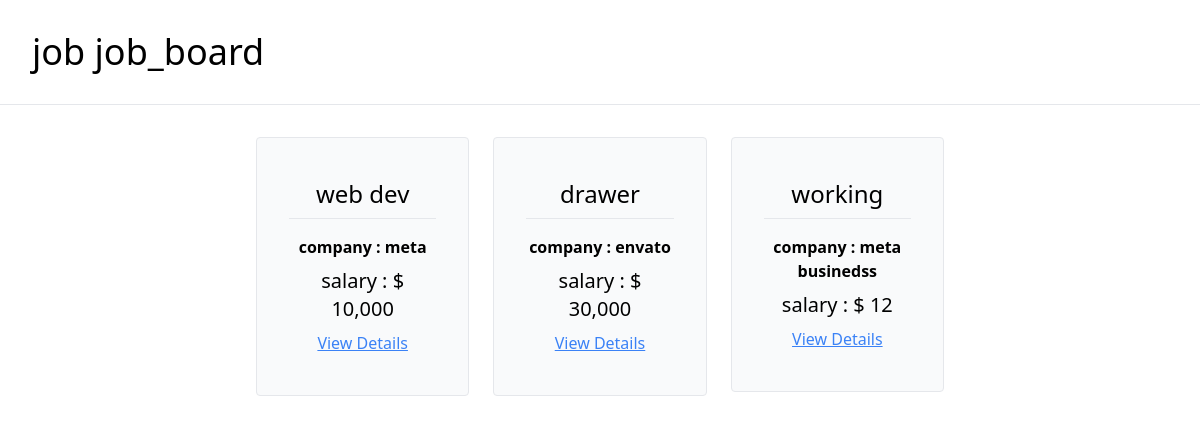
The page / on the database its author committed.
### job_board/models.py (models this page shows, shortened)
class JobPosting(models.Model):
    title= models.CharField(max_length=200)
    description = models.TextField()
    company = models.CharField(max_length=100)
    salary = models.IntegerField()
    is_active = models.BooleanField(default=False)

### job_board/views.py (the view)
# urls.py: path('', main, name = 'main'),
def main(request):
    active_jobs = JobPosting.objects.filter(is_active = True)
    context = {
        'active_jobs' : active_jobs
    }
    return HttpResponse( render(request,"job_board/jobs_post.html",context))

### job_board/templates/job_board/jobs_post.html (shortened to what this page needs)
{% extends "job_board/_base.html" %} {% load humanize %}
  {% block content %}
  <div class="flex justify-center w-10/12 mx-auto flex-wrap gap-6">
    {% for post in active_jobs %}
    <a class="w-1/4 text-center" href="{% url 'details' post.pk  %}">
      <div
        class="border rounded px-8 py-10 bg-gray-50 hover:bg-gray-100 hover:cursor-pointer"
      >
        <p class="text-2xl pb-2">{{post.title}}</p>
        <hr class="py-2" />
        <p class="font-semibold pb-2">company : {{post.company}}</p>
        <p class="text-xl pb-2">salary : $ {{post.salary | intcomma}}</p>
        <p
          class="underline underline-offest-2 text-blue-500 hover:text-blue-400"
        >
          View Details
        </p>
      </div>
    </a>
    {% endfor %}
  </div>
  {% endblock content %}

### rows shown on the page
JobPosting: title "web dev", company "meta", salary "10,000"
JobPosting: title "drawer", company "envato", salary "30,000"
JobPosting: title "working", company "meta businedss", salary "12"
